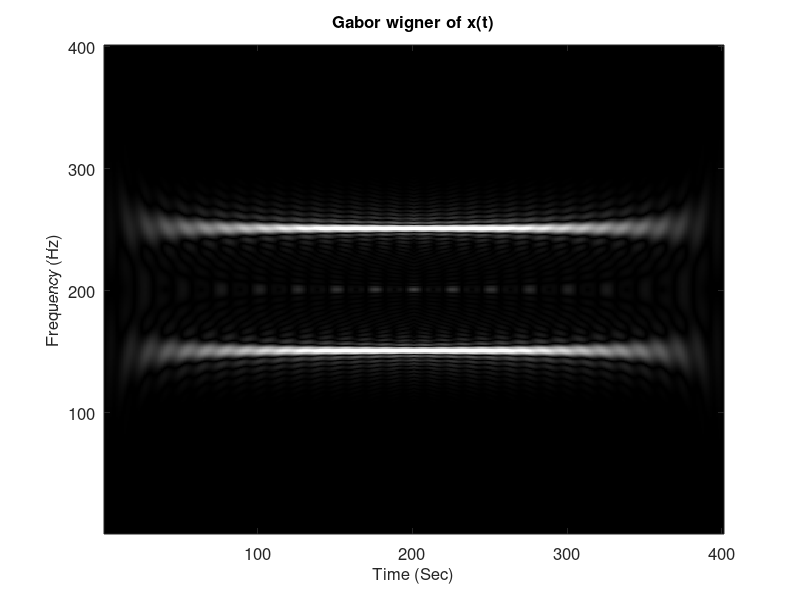

This chart was generated by the following MATLAB code:
%% inputs

dt = 1/50;
df = 1/50;
t_start = -4;
t_end = 4;
f_start = -4;
f_end = 4;
n = t_start/dt:1:t_end/dt;
m = f_start/df:1:f_end/df;
t = n * dt;
f = m * df;
x = cos(2 * pi * t);
x_star = conj(x);
sigma = 1;

%% parameters

n1 = n(1);
n2 = n(end);
N_stft = 1/dt/df;
N_wigner = 1/dt/df/2;
T = length(n);
F = length(m);
Q = floor(1.9143/sqrt(sigma)/dt);
B = Q * dt;
i0 = 1;

%% window function
w = -B:dt:B;
w = (sigma^0.25)*exp(-pi*sigma.*w.*w);

%% padding
pad = zeros(1,Q);
x_pad = [pad x pad];

%% calculation of STFT
x1 = zeros(1,N_stft);
X_fft = zeros(F,T);
mk = round(mod(m,N_stft))+1;
q = 1:2*Q+1;
for i = 1:T
    x1(1:2*Q+1) = w .* x_pad(i0+q-1);
    X1 = fft(x1,N_stft);
    X_fft(:,i) = X1(mk) .* exp(1i * 2 * pi * (Q-n(i0)) * mk / N_stft) * dt;
    i0 = i0 + 1;
end

%% calculation of wigner

Wx = zeros(F, T);

for n0 = n
    c = zeros(1,N_wigner);
    Q_wig = min(n2-n0,n0-n1);
    for q = 0:2*Q_wig
        c(q+1) = x(n0+q-Q_wig-n1+1) * x_star(n0-q+Q_wig-n1+1);
    end
    C = fft(c, N_wigner);
    Wx(:,n0-n1+1) = 2 * dt * exp(1i * 2 * pi * m * Q_wig / N_wigner) .* C(round(mod(m,N_wigner))+1);
end

%% multiplication

G_W = X_fft .* Wx;

%% plot

figure
C = 400;
image(abs(G_W)/max(max(abs(G_W)))*C)   % C 是一個常數，我習慣選 C=400
% 或 image(t, f, abs(y)/max(max(abs(y)))*C) 
colormap(gray(256))         % 變成 gray-level 的圖
set(gca,'Ydir','normal')    % 若沒這一行, y-axis 的方向是倒過來的

set(gca,'Fontsize',12)        % 改變橫縱軸數值的 font sizes 
xlabel('Time (Sec)','Fontsize',12)             % x-axis
ylabel('Frequency (Hz)','Fontsize',12)      % y-axis
title('Gabor wigner of x(t)','Fontsize',12)              % title

